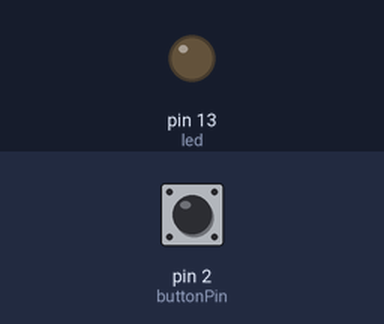
This sketch was run on a simulated Arduino Uno, built with avr-gcc and run on an emulated ATmega328P. On the bench: output pins drawn as LEDs (lit = HIGH). Inputs (shaded band) come from the test bench; at power-on: pin 2 (buttonPin) HIGH.

Above: at 1.2 s.
1.3 s: pin 2 (buttonPin) pulled LOW for 0.15 s
At 1.37 s:
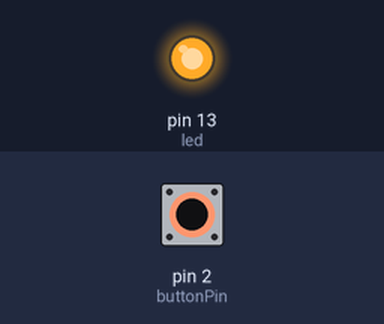
2.9 s: pin 2 (buttonPin) pulled LOW for 3.2 s
At 6.6 s:
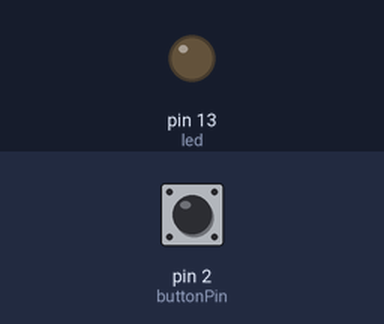
Timing chart, 0 to 8.1 s (numbered marks = the images above; inputs shaded):
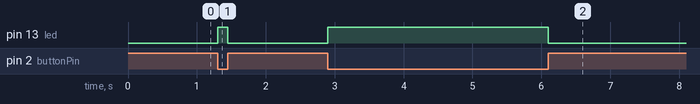

The sketch:

Lesson_4.2_PushButton.ino
```cpp
// (licence header left out)
//  Lesson 4.2, Push Button

#define buttonPin 2
#define led       13

void setup() {
	Serial.begin(9600);
	pinMode(buttonPin, INPUT_PULLUP);
	pinMode(led, OUTPUT);
}

void loop() {
	if ( digitalRead(buttonPin) == 0 ) {
		// button is pressed, turn on LED
		digitalWrite(led, HIGH);
	} else {
		// button is not pressed, turn it off
		digitalWrite(led, LOW);
	}
}
/*********************************************************************************************************************
Permission is hereby granted, free of charge, to any person obtaining a copy of this software and associated documentation files (the "Software"), to deal in the Software without restriction, including without limitation the rights to use, copy, modify, merge, publish, distribute, sublicense, and/or sell copies of the Software, and to permit persons to whom the Software is furnished to do so, subject to the following conditions:

The above copyright notice and this permission notice shall be included in all copies or substantial portions of the Software.
THE SOFTWARE IS PROVIDED "AS IS", WITHOUT WARRANTY OF ANY KIND, EXPRESS OR IMPLIED, INCLUDING BUT NOT LIMITED TO THE WARRANTIES OF MERCHANTABILITY, FITNESS FOR A PARTICULAR PURPOSE AND NONINFRINGEMENT. IN NO EVENT SHALL THE AUTHORS OR COPYRIGHT HOLDERS BE LIABLE FOR ANY CLAIM, DAMAGES OR OTHER LIABILITY, WHETHER IN AN ACTION OF CONTRACT, TORT OR OTHERWISE, ARISING FROM, OUT OF OR IN CONNECTION WITH THE SOFTWARE OR THE USE OR OTHER DEALINGS IN THE SOFTWARE.
'*******************************************************************************************************************/
```

Measured:
- after the input at 1.3 s, pin 13 (led): LOW → HIGH at once, → LOW 0.15 s later
- after the input at 2.9 s, pin 13 (led): LOW → HIGH at once, → LOW 3.2 s later
